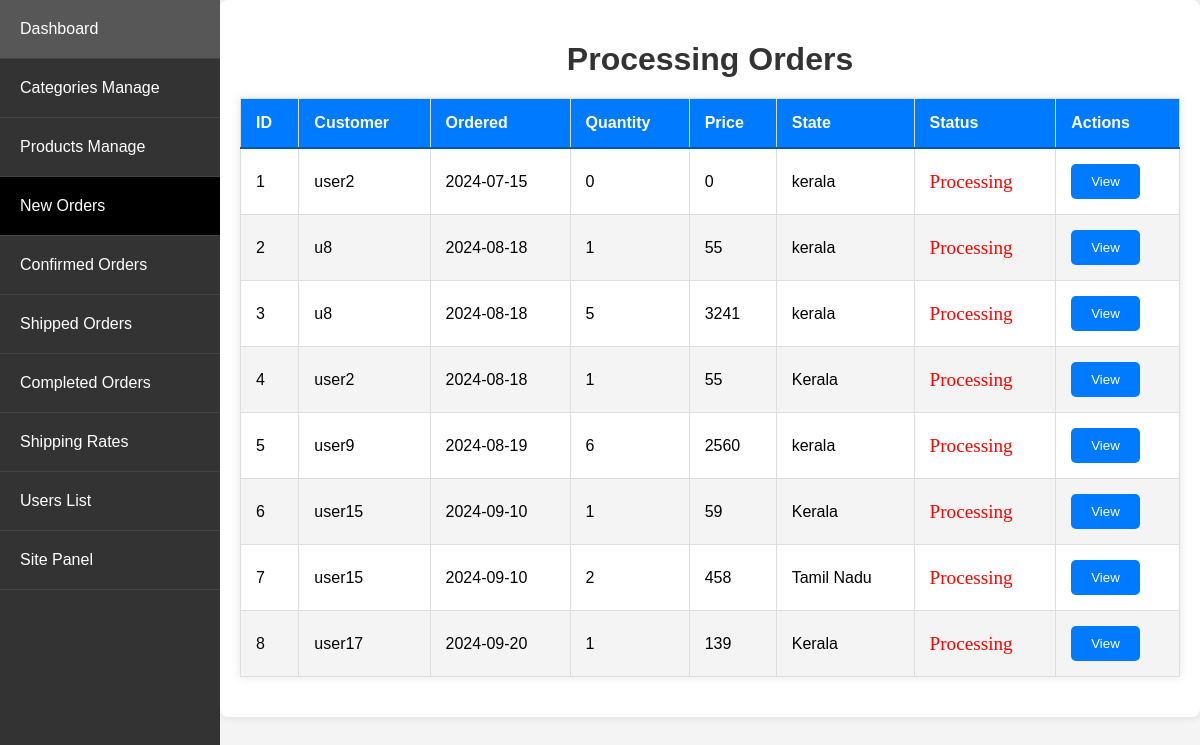
The app's page /admin_app/admin_app/orders/processing/ (signed in), older data.
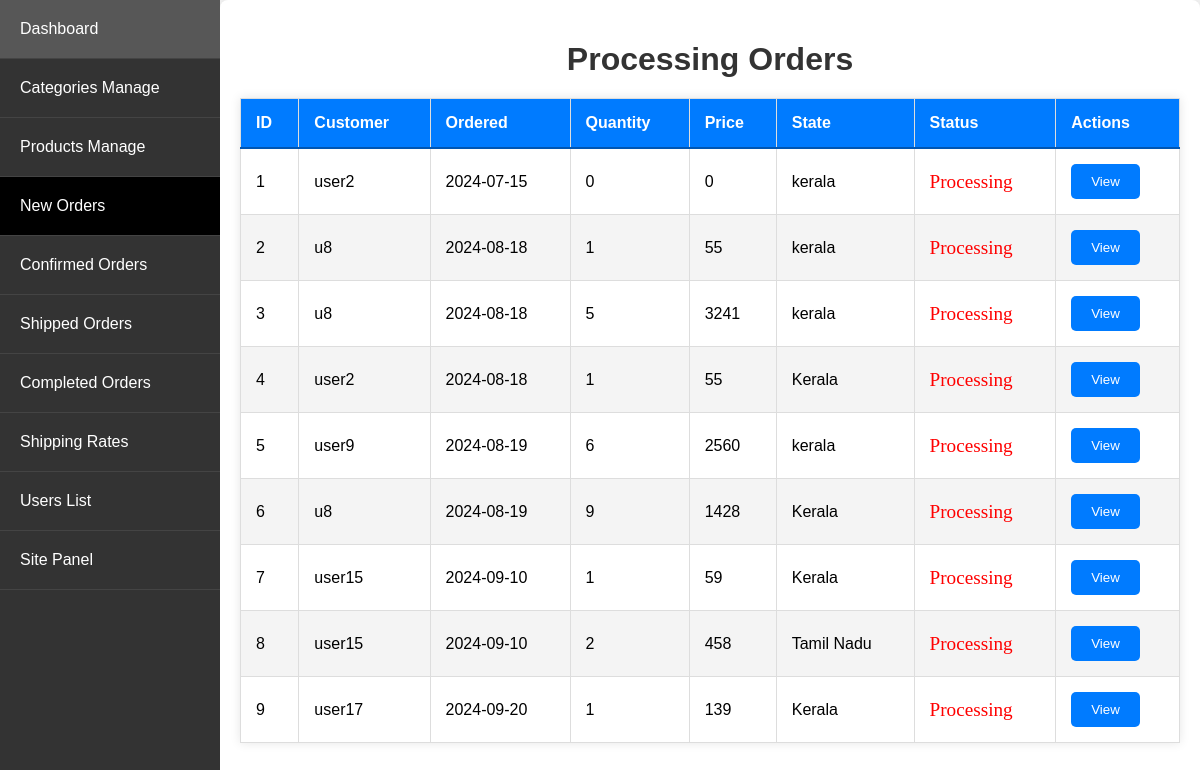
The same page, newer data.
### store/models.py (models this page shows, shortened)
class Order(models.Model):
    STATUS_CHOICES = [
        ('Processing', 'Processing'),
        ('Confirmed', 'Confirmed'),
        ('Shipped', 'Shipped'),
        ('Delivered', 'Delivered')
    ]
    customer = models.ForeignKey(Customer, on_delete=models.SET_NULL, null=True, blank=True)
    date_ordered = models.DateTimeField(auto_now_add=True)
    complete = models.BooleanField(default=False)
    transaction_id = models.CharField(max_length=100, null=True)
    status = models.CharField(max_length=20, choices=STATUS_CHOICES, default='Processing')
    processing_time = models.DateTimeField(null=True, blank=True)
    confirmed_time = models.DateTimeField(null=True, blank=True)  # Add this line
    shipped_time = models.DateTimeField(null=True, blank=True)
    delivered_time = models.DateTimeField(null=True, blank=True)
    @property
    def get_cart_total(self):
        orderitems = self.orderitem_set.all()
        total = sum([item.get_total for item in orderitems])
        return total
    @property
    def get_cart_items(self):
        orderitems = self.orderitem_set.all()
        total = sum([item.quantity for item in orderitems])
        return total

class Customer(models.Model):
    user = models.OneToOneField(User, on_delete=models.CASCADE)
    name = models.CharField(max_length=200, null=True)
    contact_number = models.CharField(max_length=12, unique=True, null=True)

class OrderItem(models.Model):
    product = models.ForeignKey(Product, on_delete=models.SET_NULL, null=True)
    order = models.ForeignKey(Order, on_delete=models.SET_NULL, null=True)
    quantity = models.IntegerField(default=0, null=True, blank=True)
    date_added = models.DateTimeField(auto_now_add=True)
    price_at_purchase = models.DecimalField(max_digits=7, decimal_places=0, null=True, blank=True)
    @property
    def get_total(self):
        if self.price_at_purchase is None:
            self.price_at_purchase = self.product.new_price
        return self.price_at_purchase * self.quantity

class ShippingAddress(models.Model):
    customer = models.ForeignKey(Customer, on_delete=models.SET_NULL, null=True)
    order = models.ForeignKey(Order, on_delete=models.SET_NULL, null=True)
    number = models.CharField(max_length=12, null=False, blank=False)
    whatsapp = models.CharField(max_length=12, null=False, blank=False)
    address = models.CharField(max_length=200, null=False)
    city = models.CharField(max_length=200, null=False)
    state = models.CharField(max_length=200, null=False)
    zipcode = models.CharField(max_length=200, null=False)
    date_added = models.DateTimeField(auto_now_add=True)

### admin_app/views.py (the view)
# urls.py: path('admin_app/orders/processing/', views.processing_orders, name='processing_orders'),
@login_required
@user_passes_test(is_admin)
def processing_orders(request):
    orders = Order.objects.filter(complete=True, status='Processing')
    return render_order_list(request, orders, 'Processing Orders', 'admin_app/order_list.html')

### admin_app/views.py (called while the page is built)
def is_admin(user):
    return user.is_superuser

def render_order_list(request, orders, title, template):
    orders_with_details = []
    for order in orders:
        shipping_address = ShippingAddress.objects.filter(order=order).first()
        total_quantity = OrderItem.objects.filter(order=order).aggregate(Sum('quantity'))['quantity__sum']
        orders_with_details.append({
            'order': order,
            'state': shipping_address.state if shipping_address else 'N/A',
            'total_quantity': total_quantity or 0
        })
    return render(request, template, {'orders_with_details': orders_with_details, 'title': title})

### store/context_processors.py (called while the page is built)
def cart_data(request):
    data = cartData(request)
    cartItems = data['cartItems']
    return {'cartItems': cartItems}

def wishlist_count(request):
    if request.user.is_authenticated:
        wishlist_count = Wishlist.objects.filter(user=request.user).count()
    else:
        cookie_data = cookieWishlist(request)
        wishlist_count = cookie_data['wishlist_count']
    return {'wishlist_count': wishlist_count}

### admin_app/templates/admin_app/order_list.html (shortened to what this page needs)
{% extends 'admin_app/base_admin.html' %}
{% block content %}
<h1>{{ title }}</h1>
<table>
    <thead>
        <tr>
            <th>ID</th>
            <th>Customer</th>
            <th>Ordered</th>
            <th>Quantity</th>
            <th>Price</th>
            <th>State</th>
            <th>Status</th>
            <th>Actions</th>
        </tr>
    </thead>
    <tbody>
        {% for order_detail in orders_with_details %}
        <tr>
            <td>{{ forloop.counter }}</td>
            <td>{{ order_detail.order.customer.name }}</td>
            <td>{{ order_detail.order.date_ordered|date:"Y-m-d" }}</td>
            <td>{{ order_detail.total_quantity }}</td>
            <td>{{ order_detail.order.get_cart_total }}</td>
            <td>{{ order_detail.state }}</td>
            <td class="{% if order_detail.order.status == 'Processing' %}
                            status-processing
                        {% elif order_detail.order.status == 'Confirmed' %}
                            status-confirmed
                        {% elif order_detail.order.status == 'Shipped' %}
                            status-shipped
                        {% elif order_detail.order.status == 'Delivered' %}
                            status-delivered
                        {% endif %} status">
                {{ order_detail.order.status }}
            </td>
            <td>
                <a href="{% url 'admin_app:order_view' order_detail.order.pk %}">
                    <button type="button" class="btn btn-primary">View</button>
                </a>
            </td>
        </tr>
        {% endfor %}
    </tbody>
</table>
{% endblock %}

Row changes from the older to the newer data that the page shows:
now on this page (row edited): Order: order.customer.name "u8", order.date_ordered "2024-08-19", total_quantity "9", order.get_cart_total "1428", state "Kerala", order.status "Processing"
